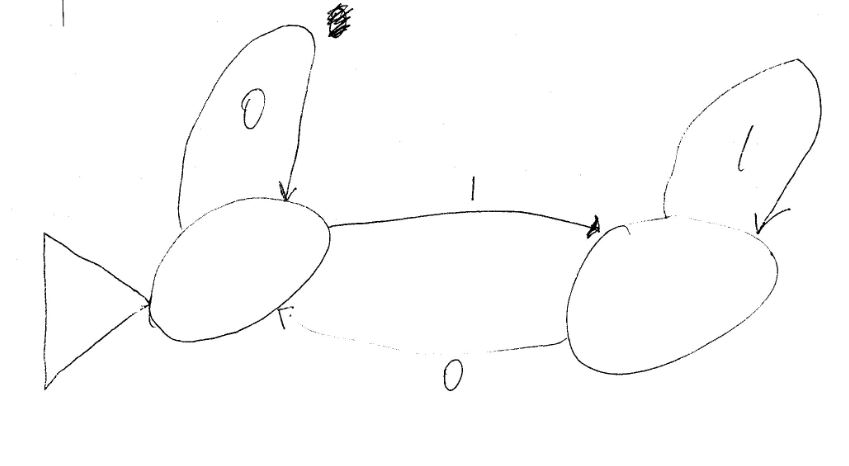
#> input picture Examples/handDFA.jpg, 849 x 466 px
$ python -i ImageUtils.py   (imports and definitions only)
#> lines starting #> are read from the running program, lines starting #| are printed output that depends on the picture; after the words box and inside, x2 and y2 are one past the last pixel; in counts of white or black regions, pixels touching at a corner belong together
import cv2
import numpy as np
from matplotlib import pyplot as plt
import math
import statistics
import os

import nnabla as nn
import nnabla.functions as F
import nnabla.parametric_functions as PF

MLPATH = os.path.dirname(os.path.realpath(__file__)).split('\\')
MLPATH = '\\'.join(MLPATH[:len(MLPATH) - 1]) + "\\MLParam\\"


# [33 lines left out: function network01E, not called in this run]


# load parameters
# [1 line not run here, left out]

# Prepare input variable
# [1 line that did not run here, left out]

# Let input data to x.d
# x.d = ...
# [1 line not run here, left out]

# Build network for inference
# [1 line that did not run here, left out]

def toGreyImg(img):
	return cv2.cvtColor(img, cv2.COLOR_BGR2GRAY)

def binarize(img):
	grayImage = cv2.cvtColor(img, cv2.COLOR_BGR2GRAY)
	ret,thresh = cv2.threshold(grayImage, 200, 255, cv2.THRESH_BINARY)
	return thresh

def denoiseGaussian(img):
	return(cv2.GaussianBlur(img,(5,5),0))

def denoiseMedian(img):
	return cv2.medianBlur(img,5)

def distanceBetween(xy1, xy2):
	return math.hypot((xy1[0] - xy2[0]), (xy1[1] - xy2[1]))

# [4 lines left out: function show, not called in this run]

def ocr01E(img):
	img = img.copy()
	img = denoiseMedian(img)
	img = binarize(img)

	img = cv2.resize(img, (48, 64), interpolation=cv2.INTER_CUBIC)
	img = img / 255

	var01E.d = img

	ans01E.forward()
	return ans01E.d.argmax(axis=1)[0]

# [102 lines left out: functions avgGreyVal, mser, filterInvalidTextRegions, main, not called in this run]

# [2 lines not run here, left out]

>>> import cv2
>>> picture = cv2.imread('../Examples/handDFA.jpg')
#> picture is the input picture: shape (466, 849, 3); min 0, max 255, mean 252.3
>>> result = ocr01E(picture)
#> in denoiseMedian, `return cv2.medianBlur(img,5)`:
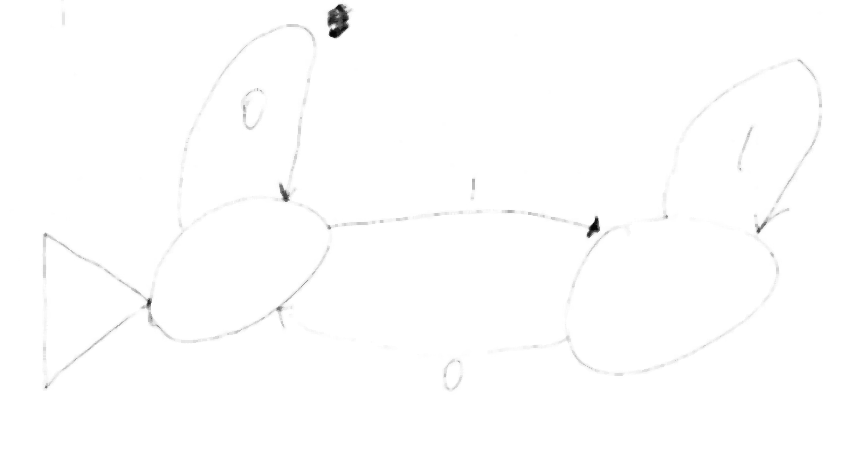
#> returned value: shape (466, 849, 3); min 4, max 255, mean 254
#> in binarize, `ret,thresh = cv2.threshold(grayImage, 200, 255, cv2.THRESH_BINARY)`:
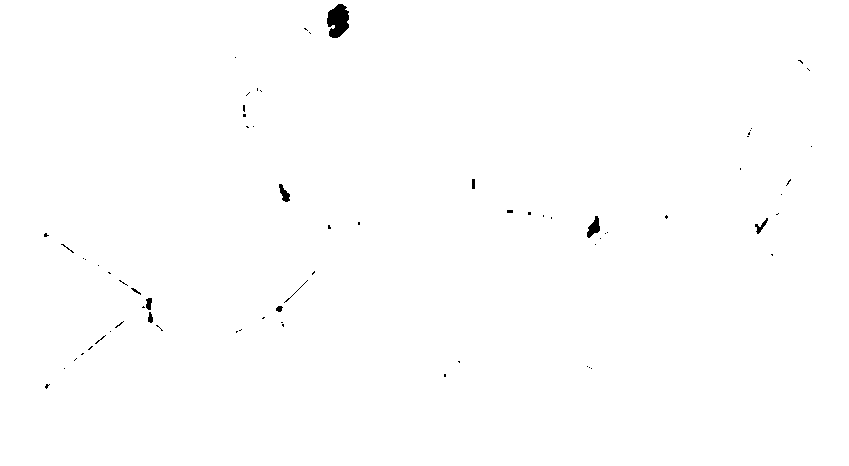
#> thresh: shape (466, 849); 99.6% white; 71 black regions (61 under 20 px), largest, box (x1, y1, x2, y2) and area: (327, 4, 349, 38) 550, (587, 216, 600, 238) 157, (279, 184, 290, 202) 105
#> in ocr01E, `img = cv2.resize(img, (48, 64), interpolation=cv2.INTER_CUBIC)`:
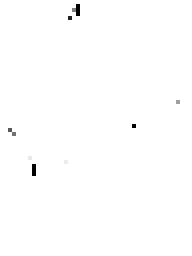
#> img: shape (64, 48) (shown 4 times larger); min 0, max 255, mean 254.2
#> (the run stopped early here; a loop or call above may not have finished)

$ run again, on Examples/BigTest.jpg
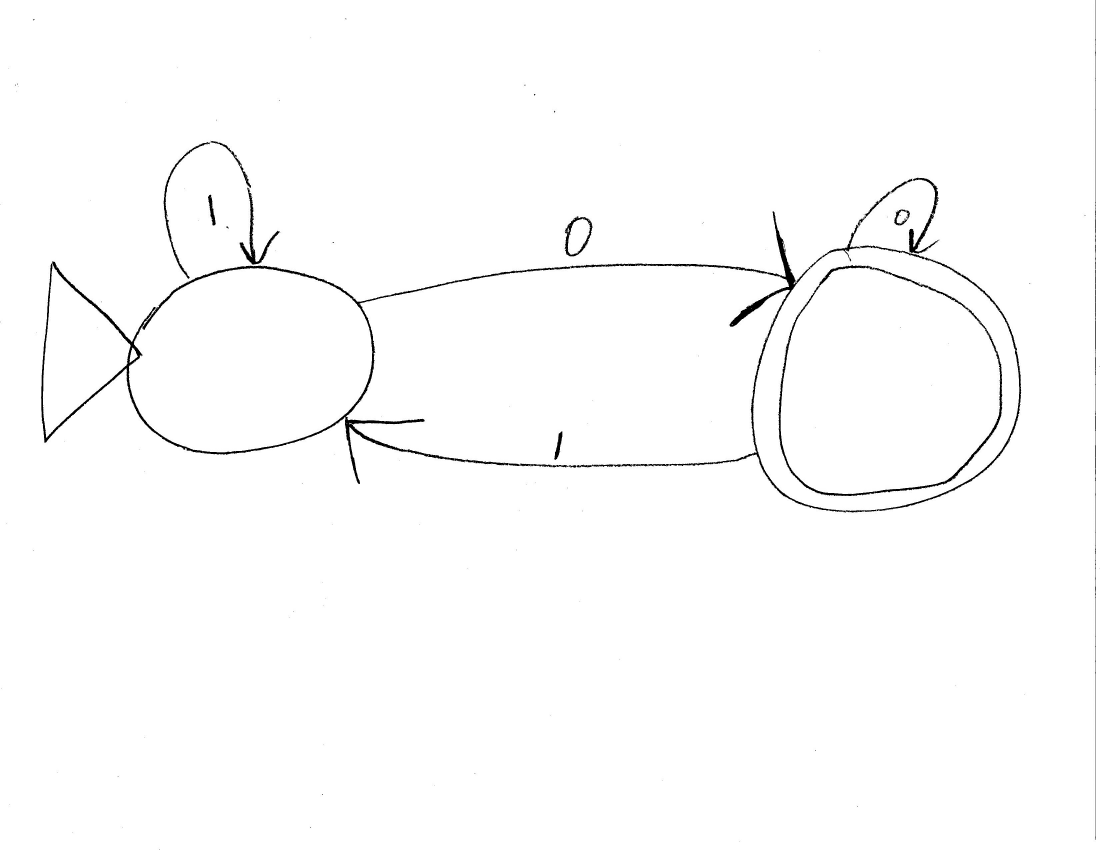
#> input picture Examples/BigTest.jpg, 3300 x 2550 px (shown at 1/3 size)
#> picture is the input picture: shape (2550, 3300, 3); min 0, max 255, mean 252.2
#> thresh: shape (2550, 3300); 98.9% white; 16 black regions (4 under 20 px), largest, box (x1, y1, x2, y2) and area: (123, 533, 3063, 1537) 63298, (2336, 796, 3007, 1488) 12750, (719, 564, 839, 794) 3621
#> in ocr01E, `img = cv2.resize(img, (48, 64), interpolation=cv2.INTER_CUBIC)`:
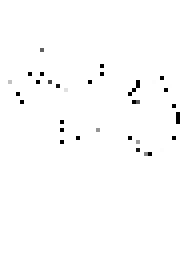
#> img: shape (64, 48) (shown 4 times larger); min 0, max 255, mean 252.4

$ run again, on Examples/CloseTest.jpg
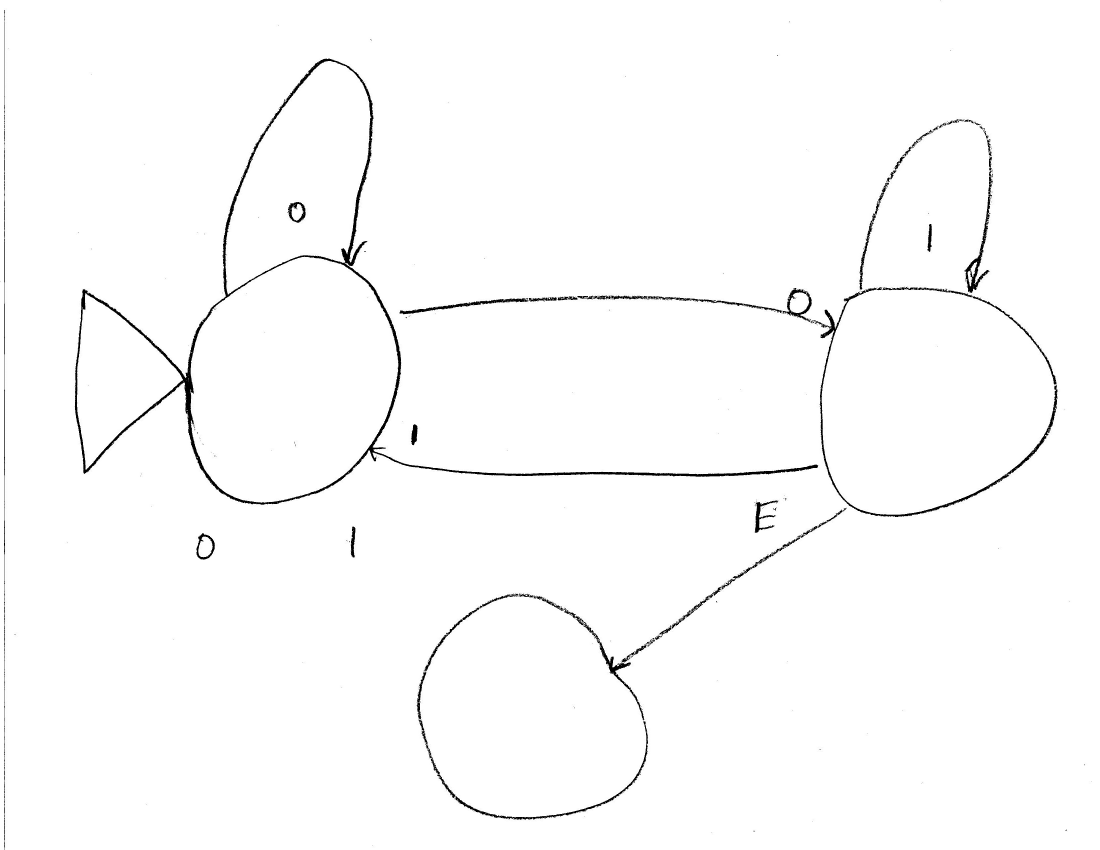
#> input picture Examples/CloseTest.jpg, 3300 x 2550 px (shown at 1/3 size)
#> picture is the input picture: shape (2550, 3300, 3); min 0, max 255, mean 251.6
#> thresh: shape (2550, 3300); 98.7% white; 68 black regions (14 under 20 px), largest, box (x1, y1, x2, y2) and area: (225, 176, 2454, 1514) 49073, (2443, 864, 3172, 1551) 11027, (2894, 513, 2977, 878) 4433
#> in ocr01E, `img = cv2.resize(img, (48, 64), interpolation=cv2.INTER_CUBIC)`:
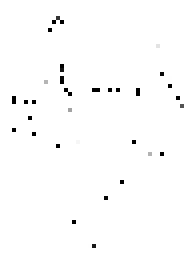
#> img: shape (64, 48) (shown 4 times larger); min 0, max 255, mean 252.2

$ run again, on Examples/Ends1.jpg
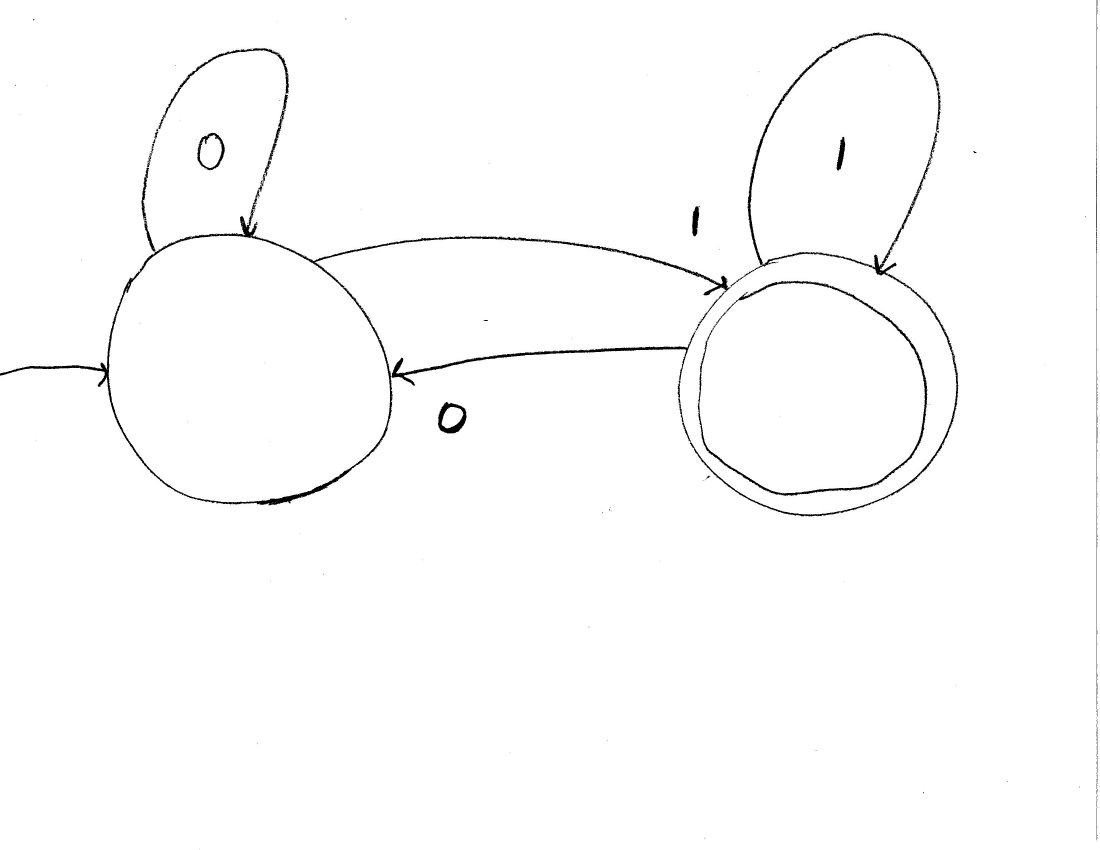
#> input picture Examples/Ends1.jpg, 3300 x 2550 px (shown at 1/3 size)
#> picture is the input picture: shape (2550, 3300, 3); min 0, max 255, mean 252.1
#> thresh: shape (2550, 3300); 98.9% white; 45 black regions (10 under 20 px), largest, box (x1, y1, x2, y2) and area: (0, 571, 2189, 1516) 39453, (2070, 98, 2875, 1549) 19447, (2094, 843, 2781, 1487) 11814
#> in ocr01E, `img = cv2.resize(img, (48, 64), interpolation=cv2.INTER_CUBIC)`:
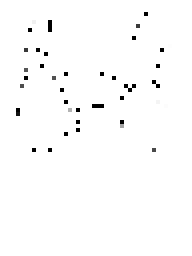
#> img: shape (64, 48) (shown 4 times larger); min 0, max 255, mean 251.7
